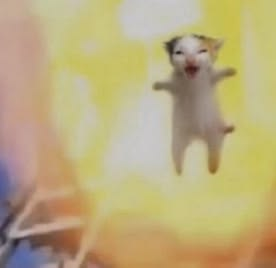
#> input picture Image Processing and Computer Vision/explode.jpg, 276 x 268 px
$ jupyter execute 5025241145_TugasMandiri6_SegmentasiBerbasisSimilaritas.ipynb   (older library calls are emulated)
#> lines starting #> are read from the running program, lines starting #| are printed output that depends on the picture; after the words box and inside, x2 and y2 are one past the last pixel; in counts of white or black regions, pixels touching at a corner belong together
**Segmentasi Citra Berbasis Similaritas**

---

### 1. Konsep Segmentasi Berbasis Similaritas

Segmentasi berbasis similaritas mengelompokkan piksel-piksel yang memiliki kesamaan nilai intensitas, tekstur, atau atribut lainnya. Pendekatan ini berfokus pada keseragaman lokal atau global dalam citra untuk memisahkan objek dari latar belakang.

Metode populer:

* *Global Thresholding*
* *Otsu’s Method*
* *Optimal Thresholding Iteratif*
* *Adaptive Thresholding*
* *Histogram of Gradient (HoG)*

---

### 2. Global Thresholding

#### Konsep:

Global thresholding membagi piksel menjadi dua kelompok (foreground/objek dan background/latar belakang) berdasarkan nilai ambang (threshold) tetap.

#### Implementasi:

```python
import cv2
import matplotlib.pyplot as plt

img = cv2.imread('image.jpg', 0)
_, thresh = cv2.threshold(img, 127, 255, cv2.THRESH_BINARY)

plt.imshow(thresh, cmap='gray')
plt.title('Global Thresholding')
plt.axis('off')
plt.show()
```

#### Eksperimen:

```python
for t in [50, 100, 150, 200]:
    _, th = cv2.threshold(img, t, 255, cv2.THRESH_BINARY)
    plt.figure(), plt.imshow(th, cmap='gray')
    plt.title(f'Threshold: {t}'), plt.axis('off')
```

---

### 3. Otsu’s Method

#### Konsep:

Otsu mencari ambang optimal dengan meminimalkan variansi intra-kelas.

#### Implementasi:

```python
_, otsu = cv2.threshold(img, 0, 255, cv2.THRESH_BINARY + cv2.THRESH_OTSU)
plt.imshow(otsu, cmap='gray')
plt.title('Otsu Thresholding')
plt.axis('off')
plt.show()
```

#### Visualisasi Histogram:

```python
plt.hist(img.ravel(), bins=256, range=[0,256])
plt.axvline(_, color='r', label=f'Threshold: {_:.2f}')
plt.title('Histogram dan Threshold Otsu')
plt.legend()
plt.show()
```

---

### 4. Optimal Thresholding (Iteratif)

#### Konsep:

1. Tentukan threshold awal (misal rata-rata intensitas)
2. Kelompokkan piksel menjadi dua berdasarkan threshold
3. Hitung rata-rata masing-masing kelompok
4. Update threshold sebagai rata-rata dari dua nilai rata-rata tersebut
5. Ulangi hingga konvergen

#### Implementasi:

```python
def optimal_threshold(img):
    T = img.mean()
    while True:
        G1 = img[img > T]
        G2 = img[img <= T]
        new_T = (G1.mean() + G2.mean()) / 2
        if abs(T - new_T) < 1:
            break
        T = new_T
    return T

T = optimal_threshold(img)
ret, opt_thresh = cv2.threshold(img, T, 255, cv2.THRESH_BINARY)
plt.imshow(opt_thresh, cmap='gray')
plt.title(f'Optimal Threshold = {T:.2f}')
plt.axis('off')
plt.show()
```

---

### 5. Adaptive Thresholding

#### Konsep:

* Menentukan threshold untuk tiap piksel berdasarkan lingkungan lokal (blok kecil).
* Menggunakan ambang lokal berdasarkan rata-rata atau Gaussian dari lingkungan sekitar setiap piksel.

#### Implementasi:

```python
adaptive = cv2.adaptiveThreshold(img, 255,
                                 cv2.ADAPTIVE_THRESH_MEAN_C,
                                 cv2.THRESH_BINARY, 11, 2)
plt.imshow(adaptive, cmap='gray')
plt.title('Adaptive Thresholding')
plt.axis('off')
plt.show()
```

#### Eksperimen Blok Ukuran:

```python
for block_size in [11, 15, 25]:
    adaptive = cv2.adaptiveThreshold(img, 255,
                                     cv2.ADAPTIVE_THRESH_MEAN_C,
                                     cv2.THRESH_BINARY, block_size, 2)
    plt.figure(), plt.imshow(adaptive, cmap='gray')
    plt.title(f'Block size: {block_size}')
```

---

### 6. Histogram of Oriented Gradient (HoG)

#### Konsep:

* Ekstraksi fitur tepi dan orientasi gradien pada blok-blok kecil citra (lokal).
* Digunakan untuk deteksi objek dan segmentasi berbasis fitur.

#### Implementasi (Visualisasi HoG):

```python
from skimage.feature import hog
from skimage import exposure

# Hitung HOG
fd, hog_image = hog(img, orientations=9, pixels_per_cell=(8, 8),
                    cells_per_block=(2, 2), visualize=True)

plt.imshow(hog_image, cmap='gray')
plt.title('Histogram of Gradient - Feature Image')
plt.axis('off')
plt.show()
```

#### Eksperimen:

```python
# Hitung HOG
fd, hog_image = hog(img, orientations=8, pixels_per_cell=(16, 16),
                    cells_per_block=(1, 1), visualize=True)

# Rescale HOG untuk visualisasi
hog_image_rescaled = exposure.rescale_intensity(hog_image, in_range=(0, 10))

plt.figure(figsize=(10, 5))
plt.subplot(121), plt.imshow(img, cmap='gray'), plt.title('Original')
plt.subplot(122), plt.imshow(hog_image_rescaled, cmap='gray'), plt.title('HOG')
plt.show()
```

---

### 7. Integrasi dengan Penyambungan Tepi

Thresholding dapat dikombinasikan dengan penyambungan tepi untuk menyaring hasil tepi:

```python
edges = cv2.Canny(img, 100, 200)
masked = cv2.bitwise_and(edges, edges, mask=thresh)
plt.imshow(masked, cmap='gray')
plt.title('Tepi setelah Thresholding')
plt.axis('off')
plt.show()
```

---

### 8. Kesimpulan

* Segmentasi berbasis similaritas efektif untuk memisahkan objek dengan intensitas homogen.
* Global thresholding cepat namun tidak fleksibel, cocok untuk citra dengan kontras tinggi.
* Metode Otsu, optimal thresholding, dan adaptive thresholding memberikan hasil otomatis, sehingga lebih fleksibel untuk kondisi pencahayaan tidak merata.
* HoG membuka jalan menuju segmentasi berbasis pembelajaran fitur (feature-based segmentation).
* Eksperimen parameter seperti ambang batas dan ukuran blok menunjukkan sensitivitas metode terhadap variasi input.
* Integrasi dengan metode seperti deteksi tepi dapat meningkatkan kualitas segmentasi akhir.

[cell 1]
# Implementasi dan Eksperimen
import cv2
import numpy as np
import matplotlib.pyplot as plt
from skimage.feature import hog
from skimage import exposure
from skimage.filters import threshold_multiotsu
import time

def show_grid(images, titles, cols=4, size=3.2, cmap='gray', suptitle=None):
    rows = int(np.ceil(len(images) / cols))
    plt.figure(figsize=(size * cols, size * rows))
    for i, (im, t) in enumerate(zip(images, titles)):
        plt.subplot(rows, cols, i + 1)
        plt.imshow(im, cmap=None if im.ndim == 3 else cmap)
        plt.title(t, fontsize=9)
        plt.axis('off')
    if suptitle:
        plt.suptitle(suptitle, fontsize=12)
    plt.tight_layout()
    plt.show()

def fg_ratio(mask):
    return 100.0 * np.count_nonzero(mask) / mask.size

[cell 2]
img_color = cv2.imread('explode.jpg')
#> img_color is the input picture: shape (268, 276, 3); mean B, G, R 126, 170.9, 187.2
img_rgb = cv2.cvtColor(img_color, cv2.COLOR_BGR2RGB)
img = cv2.imread('explode.jpg', 0)
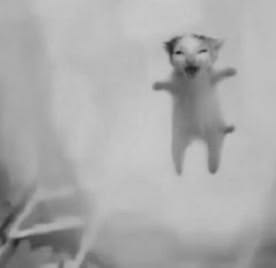
#> img: shape (268, 276); min 32, max 202, mean 170.6
print('Ukuran citra :', img.shape)
#| Ukuran citra : (268, 276)
print('Intensitas   : min =', img.min(), '| max =', img.max(), '| mean = %.2f' % img.mean(), '| std = %.2f' % img.std())
#| Intensitas   : min = 32 | max = 202 | mean = 170.64 | std = 26.96

plt.figure(figsize=(14, 4))
plt.subplot(1, 3, 1), plt.imshow(img_rgb), plt.title('Citra Asli (RGB)'), plt.axis('off')
plt.subplot(1, 3, 2), plt.imshow(img, cmap='gray'), plt.title('Grayscale'), plt.axis('off')
plt.subplot(1, 3, 3), plt.hist(img.ravel(), bins=256, range=[0, 256], color='gray'), plt.title('Histogram Grayscale')
plt.tight_layout()
plt.show()

[cell 3]
# A. Global Thresholding
# A.1 Implementasi dasar (T = 127)
_, thresh = cv2.threshold(img, 127, 255, cv2.THRESH_BINARY)
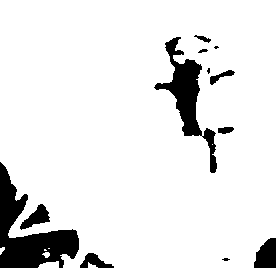
#> thresh: shape (268, 276); 90.4% white; 12 black regions (3 under 20 px), largest, box (x1, y1, x2, y2) and area: (0, 162, 79, 268) 3407, (154, 37, 217, 173) 2250, (254, 238, 276, 268) 513

plt.figure(figsize=(8, 4))
plt.subplot(1, 2, 1), plt.imshow(img, cmap='gray'), plt.title('Grayscale'), plt.axis('off')
plt.subplot(1, 2, 2), plt.imshow(thresh, cmap='gray'), plt.title('Global Thresholding (T=127)'), plt.axis('off')
plt.show()
print('Persentase piksel foreground: %.2f%%' % fg_ratio(thresh))
#| Persentase piksel foreground: 90.35%

[cell 4]
# A.2 Eksperimen variasi nilai threshold
t_values = [50, 100, 150, 170, 200, 220, 240]
ims, tts = [img], ['Grayscale']
#> tts = ['Grayscale']
for t in t_values:
    _, th = cv2.threshold(img, t, 255, cv2.THRESH_BINARY)
    ims.append(th)
    tts.append(f'Threshold: {t}  (fg {fg_ratio(th):.1f}%)')
#> th: shape (268, 276); every value is 0
#> after the loop, ims = 8 items; tts = ['Grayscale', 'Threshold: 50  (fg 99.9%)', 'Threshold: 100  (fg 97.3%)', 'Threshold: 150  (fg 81.5%)', 'Threshold: 170  (fg 62.0%)', 'Threshold: 200  (fg 0.1%)', 'Threshold: 220  (fg 0.0%)', 'Threshold: 240  (fg 0.0%)']
show_grid(ims, tts, cols=4, suptitle='Variasi Nilai Threshold Global')
#> in show_grid, `rows = int(np.ceil(len(images) / cols))`: rows = 2
#> the loop in show_grid, `for i, (im, t) in enumerate(zip(images, titles)):` made 8 passes
#> t on passes 1 to 8: 'Grayscale', 'Threshold: 50  (fg 99.9%)', 'Threshold: 100  (fg 97.3%)', 'Threshold: 150  (fg 81.5%)', 'Threshold: 170  (fg 62.0%)', 'Threshold: 200  (fg 0.1%)', 'Threshold: 220  (fg 0.0%)', 'Threshold: 240  (fg 0.0%)'

[cell 5]
# A.3 Eksperimen jenis thresholding OpenCV
types = {
    'BINARY': cv2.THRESH_BINARY,
    'BINARY_INV': cv2.THRESH_BINARY_INV,
    'TRUNC': cv2.THRESH_TRUNC,
    'TOZERO': cv2.THRESH_TOZERO,
    'TOZERO_INV': cv2.THRESH_TOZERO_INV,
}
ims, tts = [img], ['Grayscale']
#> tts = ['Grayscale']
for name, tp in types.items():
    _, th = cv2.threshold(img, 200, 255, tp)
    ims.append(th)
    tts.append(f'THRESH_{name} (T=200)')
#> after the loop, ims = 6 items; tts = ['Grayscale', 'THRESH_BINARY (T=200)', 'THRESH_BINARY_INV (T=200)', 'THRESH_TRUNC (T=200)', 'THRESH_TOZERO (T=200)', 'THRESH_TOZERO_INV (T=200)']
show_grid(ims, tts, cols=3, suptitle='Variasi Tipe Thresholding')
#> call 2 of show_grid, with cols = 3, size = 3.2, cmap = 'gray', suptitle = 'Variasi Tipe Thresholding'
#> the loop in show_grid (call 2), `for i, (im, t) in enumerate(zip(images, titles)):` made 6 passes
#> in show_grid (call 2), `plt.show()`:
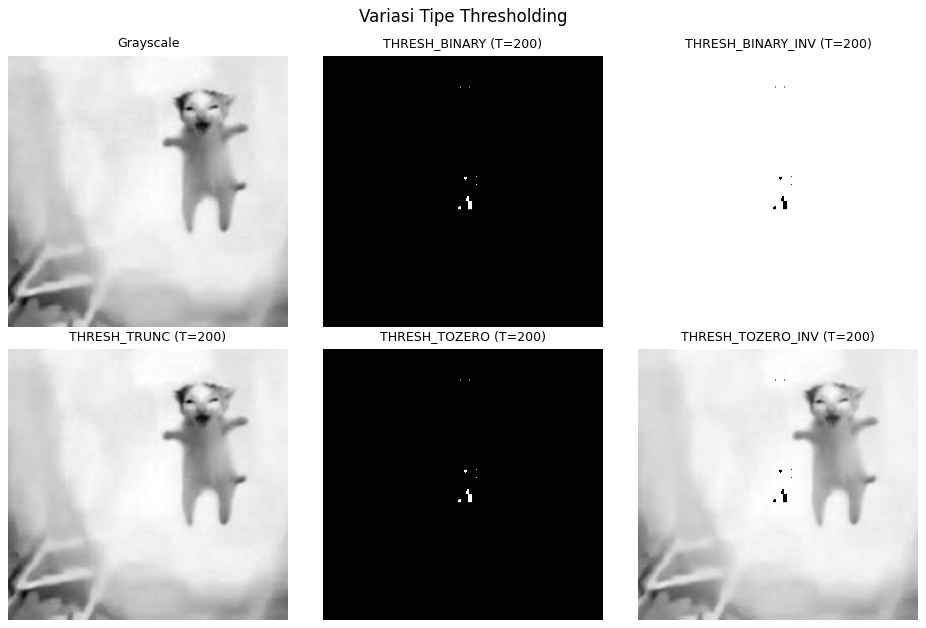
#> figure drawn by matplotlib, 6 panels

[cell 6]
# A.4 Eksperimen: thresholding pada kanal warna lain
hsv = cv2.cvtColor(img_color, cv2.COLOR_BGR2HSV)
#> hsv: shape (268, 276, 3); mean H, S, V 28.2, 85, 187.9
lab = cv2.cvtColor(img_color, cv2.COLOR_BGR2LAB)
#> lab: shape (268, 276, 3); mean of channels 0, 1, 2 179.4, 127.8, 153.1
channels = {
    'R': img_rgb[:, :, 0], 'G': img_rgb[:, :, 1], 'B': img_rgb[:, :, 2],
    'H (Hue)': hsv[:, :, 0], 'S (Saturation)': hsv[:, :, 1], 'V (Value)': hsv[:, :, 2],
    'L*': lab[:, :, 0], 'a*': lab[:, :, 1], 'b*': lab[:, :, 2],
}
show_grid(list(channels.values()), list(channels.keys()), cols=5, size=2.8, suptitle='Kanal-kanal Warna')
#> call 3 of show_grid, with cols = 5, size = 2.8, cmap = 'gray', suptitle = 'Kanal-kanal Warna'
#> the loop in show_grid (call 3), `for i, (im, t) in enumerate(zip(images, titles)):` made 9 passes
#> in show_grid (call 3), `plt.show()`:
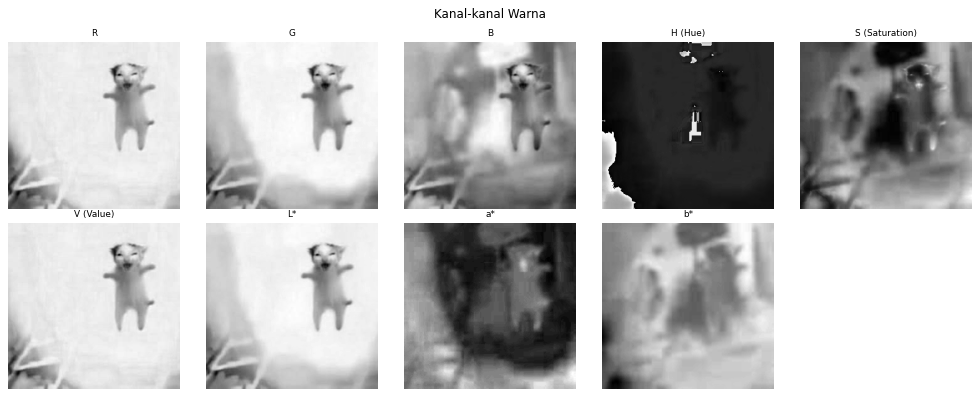
#> figure drawn by matplotlib, 9 panels

ims, tts = [], []
for name, ch in channels.items():
    t, th = cv2.threshold(ch, 0, 255, cv2.THRESH_BINARY + cv2.THRESH_OTSU)
    ims.append(th)
    tts.append(f'{name}: Otsu T={t:.0f}')
#> this loop made 9 passes
#> (name, t) on passes 1 to 8: ('R', 164), ('G', 161), ('B', 127), ('H (Hue)', 75), ('S (Saturation)', 84), ('V (Value)', 167), ('L*', 162), ('a*', 129)
#> after the loop, ims = 9 items; tts = ['R: Otsu T=164', 'G: Otsu T=161', 'B: Otsu T=127', 'H (Hue): Otsu T=75', 'S (Saturation): Otsu T=84', 'V (Value): Otsu T=167', 'L*: Otsu T=162', 'a*: Otsu T=129', 'b*: Otsu T=151']
show_grid(ims, tts, cols=5, size=2.8, suptitle='Otsu pada Tiap Kanal')

[cell 7]
# A.5 Eksperimen: menyempurnakan mask kucing
from skimage.segmentation import clear_border
from scipy.ndimage import binary_fill_holes

L = lab[:, :, 0]
t_L, mask_L = cv2.threshold(L, 0, 255, cv2.THRESH_BINARY_INV + cv2.THRESH_OTSU)
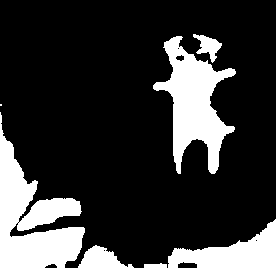
#> mask_L: shape (268, 276); 20.3% white; 7 white regions (1 under 20 px), largest, box (x1, y1, x2, y2) and area: (0, 112, 85, 268) 6188, (153, 36, 236, 174) 5052, (168, 219, 276, 268) 2605, (78, 245, 134, 268) 714, (193, 34, 222, 63) 381, (144, 263, 167, 268) 94
#> t_L = 162
mask_nb = clear_border(mask_L > 0)
#> mask_nb: shape (268, 276) bool; 7.3% white; 2 white regions, box (x1, y1, x2, y2) and area: (153, 36, 236, 174) 5052, (193, 34, 222, 63) 381
mask_fill = binary_fill_holes(mask_nb)
#> mask_fill: shape (268, 276) bool; 7.4% white; 2 white regions, box (x1, y1, x2, y2) and area: (153, 36, 236, 174) 5086, (193, 34, 222, 63) 381
obj_mask = cv2.morphologyEx(mask_fill.astype(np.uint8) * 255, cv2.MORPH_OPEN, np.ones((3, 3), np.uint8), iterations=1)
#> obj_mask: shape (268, 276); 7.4% white; 2 white regions, box (x1, y1, x2, y2) and area: (153, 36, 236, 174) 5076, (193, 34, 222, 62) 377

# Alternatif: irisan mask L* (gelap) dengan mask a* (kemerahan)
_, mask_a = cv2.threshold(lab[:, :, 1], 0, 255, cv2.THRESH_BINARY + cv2.THRESH_OTSU)
#> mask_a: shape (268, 276); 38.6% white; 10 white regions (8 under 20 px), largest, box (x1, y1, x2, y2) and area: (0, 0, 276, 268) 23710, (168, 41, 232, 172) 4844
mask_and = cv2.bitwise_and(mask_L, mask_a)
#> mask_and: shape (268, 276); 19% white; 8 white regions (2 under 20 px), largest, box (x1, y1, x2, y2) and area: (0, 112, 85, 268) 6188, (168, 41, 232, 172) 4241, (168, 219, 276, 268) 2605, (78, 245, 134, 268) 714, (196, 41, 218, 55) 203, (144, 263, 167, 268) 94

seg_obj = cv2.bitwise_and(img_rgb, img_rgb, mask=obj_mask)
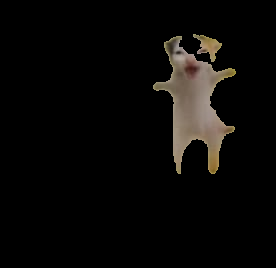
#> seg_obj: shape (268, 276, 3); mean R, G, B 10.4, 9, 7.5
show_grid([mask_L, mask_nb, obj_mask, seg_obj, mask_a, mask_and],
          [f'L* < {t_L:.0f} (Otsu INV)', 'clear_border', 'fill holes + opening', 'Hasil Segmentasi',
           'a* (Otsu)', 'L* INV ∩ a*'],
          cols=3, size=3.4, suptitle='Penyempurnaan Mask Objek')
print('Persentase piksel kucing: %.2f%%' % fg_ratio(obj_mask))
#| Persentase piksel kucing: 7.37%

[cell 8]
# B. Otsu's Method
# B.1 Implementasi dasar + histogram
T_otsu, otsu = cv2.threshold(img, 0, 255, cv2.THRESH_BINARY + cv2.THRESH_OTSU)
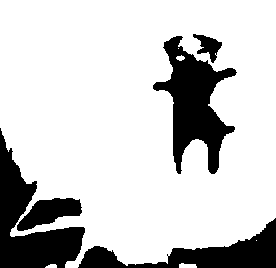
#> otsu: shape (268, 276); 79.8% white; 5 black regions, box (x1, y1, x2, y2) and area: (153, 36, 237, 174) 5025, (0, 128, 85, 268) 4758, (78, 218, 276, 268) 3580, (17, 198, 82, 231) 1204, (193, 34, 222, 63) 386
#> T_otsu = 153

plt.figure(figsize=(14, 4))
plt.subplot(1, 3, 1), plt.imshow(img, cmap='gray'), plt.title('Grayscale'), plt.axis('off')
plt.subplot(1, 3, 2), plt.imshow(otsu, cmap='gray'), plt.title(f'Otsu Thresholding (T={T_otsu:.0f})'), plt.axis('off')
plt.subplot(1, 3, 3)
plt.hist(img.ravel(), bins=256, range=[0, 256], color='gray')
plt.axvline(T_otsu, color='r', label=f'Threshold: {T_otsu:.2f}')
plt.title('Histogram dan Threshold Otsu')
plt.legend()
plt.tight_layout()
plt.show()
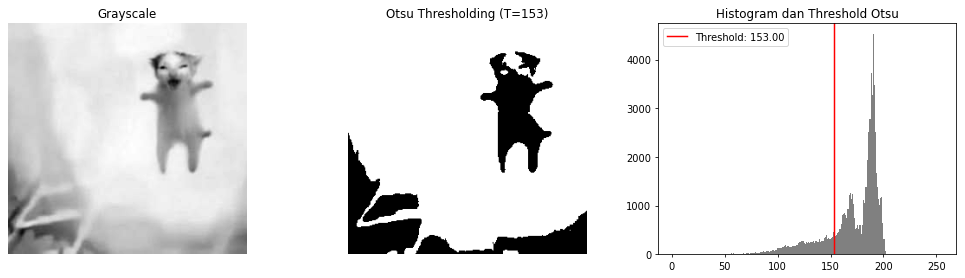
#> figure drawn by matplotlib, 3 panels; panel 3: tallest bar 4530 high, from x = 190 to 191

[cell 9]
# B.2 Implementasi Otsu manual (verifikasi) dan kurva between-class variance
def otsu_manual(gray):
    hist = np.bincount(gray.ravel(), minlength=256).astype(np.float64)
#> hist = 256 values, max 4530 at index 190, min 0 at index 0, mean 288.9
    p = hist / hist.sum()
#> p = 256 values, max 0.0612 at index 190, min 0 at index 0, mean 0.00391
    omega = np.cumsum(p)
#> omega = 256 values from 0 to 1
    mu = np.cumsum(p * np.arange(256))
#> mu = 256 values from 0 to 170.6
    mu_t = mu[-1]
#> mu_t = 170.6
    with np.errstate(divide='ignore', invalid='ignore'):
        sigma_b = (mu_t * omega - mu) ** 2 / (omega * (1 - omega))
    sigma_b = np.nan_to_num(sigma_b)
#> sigma_b = 256 values, max 524.5 at index 153, min 0 at index 0, mean 164.5
    return int(np.argmax(sigma_b)), sigma_b

T_manual, sigma_b = otsu_manual(img)
#> T_manual = 153
print('Threshold Otsu OpenCV :', T_otsu)
#| Threshold Otsu OpenCV : 153.0
print('Threshold Otsu manual :', T_manual)
#| Threshold Otsu manual : 153

plt.figure(figsize=(8, 3.5))
plt.plot(sigma_b, label='$\\sigma_B^2(T)$')
plt.axvline(T_manual, color='r', ls='--', label=f'argmax = {T_manual}')
plt.xlabel('Threshold T'), plt.ylabel('Between-class variance')
plt.title('Kurva Between-Class Variance (Otsu)')
plt.legend()
plt.show()
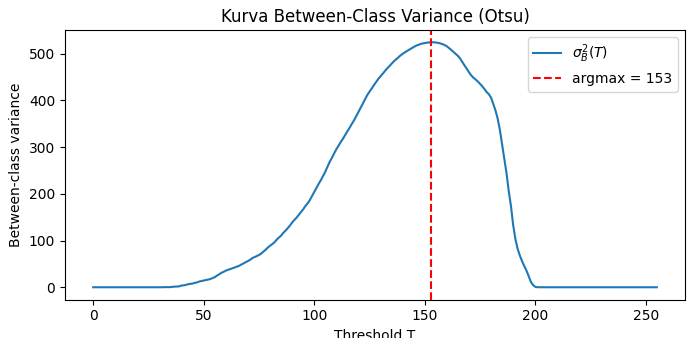
#> figure drawn by matplotlib, 1 panel; curve peaks at x = 153, y = 524.5

[cell 10]
# B.3 Eksperimen: pengaruh Gaussian blur sebelum Otsu
ims, tts = [], []
for k in [0, 3, 5, 9, 15]:
    src = img if k == 0 else cv2.GaussianBlur(img, (k, k), 0)
    t, th = cv2.threshold(src, 0, 255, cv2.THRESH_BINARY + cv2.THRESH_OTSU)
    ims.append(th)
    tts.append(('Tanpa blur' if k == 0 else f'Gaussian {k}x{k}') + f'  T={t:.0f}')
#> this loop made 5 passes
#> t on passes 1 to 5: 153, 154, 154, 154, 155
#> pass 2, `t, th = cv2.threshold(src, 0, 255, cv2.THRESH_BINARY + cv2.THRESH_OTSU)`:
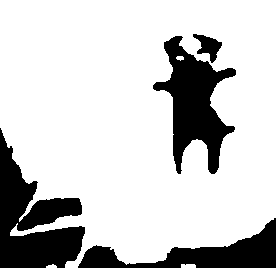
#> th: shape (268, 276); 79.3% white; 4 black regions, box (x1, y1, x2, y2) and area: (0, 128, 85, 268) 6086, (153, 36, 236, 174) 5083, (78, 218, 276, 268) 3761, (193, 34, 222, 63) 401
#> after the loop, ims = 5 items; tts = ['Tanpa blur  T=153', 'Gaussian 3x3  T=154', 'Gaussian 5x5  T=154', 'Gaussian 9x9  T=154', 'Gaussian 15x15  T=155']
#> (the rest of the program and of its run is left out)
